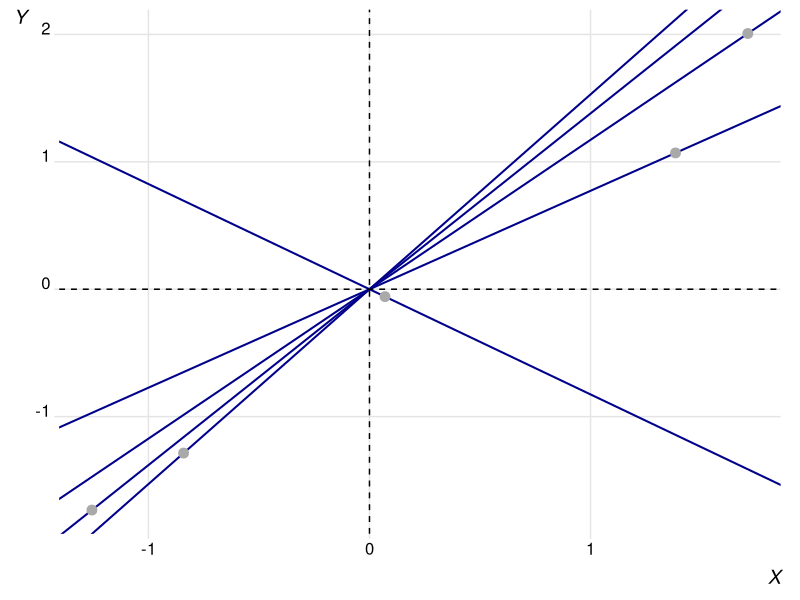

Write R code to recreate this figure.
## ---- chunk 1
base_dir <- "~/My Website/milesdwilliams15.github.io/" # i.e. where the jekyll blog is on the hard drive.
base_url <- "/" # keep as is
fig_path <- "assets/images/" # customize to heart's content, I 'spose.

knitr::opts_knit$set(base.dir = base_dir, base.url = base_url)
knitr::opts_chunk$set(fig.path = fig_path,
                      cache.path = '../cache/',
                      message=FALSE, warning=FALSE,
                      cache = F,
                      dpi = 700) 
## ---- chunk 2
library(tidyverse)
set.seed(5)
dat <- tibble(
  x = rnorm(5),
  y = x + rnorm(5)
) %>%
  mutate(
    y = y - mean(y)
  )
ggplot(dat) +
  geom_abline(
    aes(intercept = 0, slope = y/x),
    col = "darkblue",
    size = 0.7
  ) +
  geom_point(
    aes(x, y),
    col = "darkgrey", size = 3
  ) +
  geom_vline(
    xintercept = 0, 
    lty = 2
  ) +
  geom_hline(
    yintercept = 0,
    lty = 2
  ) +
  labs(
    x = "X",
    y = "Y"
  ) +
  ggridges::theme_ridges() +
  theme(
    axis.title = element_text(face = "italic"),
    axis.title.y = element_text(angle = 360, vjust = 1)
  )
## ---- chunk 3
# OLS coefficient:
b <- lm(y ~ x, dat) %>% coef %>% .["x"]

# Avg. Slope
s <- with(dat, mean((y - mean(y)) / (x - mean(x))))

# Function to recover weighted mean of slopes:
#   - to mean center a variable:
demean <- function(x) x - mean(x)
#   - to get the weighted mean of a variable:
wtmean <- function(x, wt) sum(wt * x) / sum(wt)
#   - to compute the regression line:
wtslope <- function(x, y) {
  mx <- demean(x)
  my <- demean(y)
  wt <- mx^2
  slope <- wtmean(my/mx, wt)
}

# The weighted mean slope:
ws <- with(dat, wtslope(x, y))

# Compare:
tibble(
  "OLS" = b,
  "Mean Slope" = s,
  "Weighted Mean Slope" = ws
)
## ---- chunk 4
library(tidyverse)
df <- tibble(
  N = 100,
  x = rnorm(N),
  z = rnorm(N),
  y = x + z + rnorm(N)
)
## ---- chunk 5
fit <- lm(y ~ x + z, df)
tibble(
  term = names(coef(fit)),
  coef = coef(fit)
)[-1, ] -> coef_tab
coef_tab
## ---- chunk 6
# The estimate for 'x':
xres <- lm(x ~ z, df) %>% resid()
yres <- lm(y ~ z, df) %>% resid()
w <- xres^2
slopes <- yres / xres
sx <- wtmean(slopes, w)

# The estimate for 'z':
zres <- lm(z ~ x, df) %>% resid()
yres <- lm(y ~ x, df) %>% resid()
w <- zres^2
slopes <- yres / zres
sz <- wtmean(slopes, w)

# Compare:
coef_tab %>%
  mutate(
    slope = c(sx, sz)
  )
